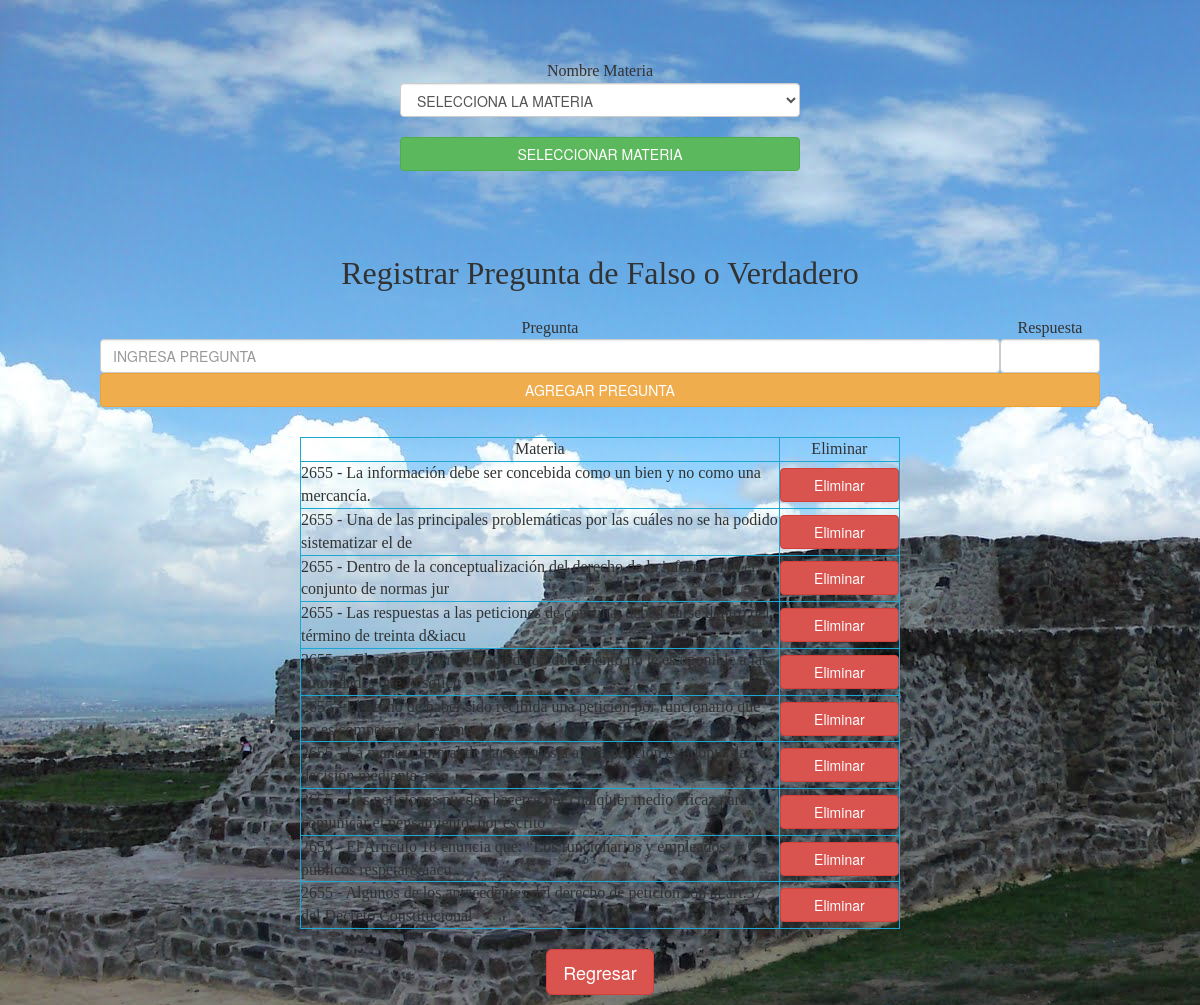
The app's page /controlador/Tareas/operacionpf.php?cn_materia=2655 (signed in) with its own data.
### tables this page shows
CREATE TABLE IF NOT EXISTS `preguntasfv` (
  `id_preguntafv` int(11) NOT NULL AUTO_INCREMENT,
  `id_materia` varchar(6) DEFAULT NULL,
  `preguntafv` varchar(100) DEFAULT NULL,
  `respuestafv` varchar(1) DEFAULT NULL,
  `id_profesor` varchar(9) DEFAULT NULL,
  PRIMARY KEY (`id_preguntafv`),
  KEY `id_materia` (`id_materia`)
);

### controlador/Tareas/operacionpf.php (the view, shortened to what this page needs)
<!DOCTYPE html>
<html lang="es">
<head>
    <link href="../../resources/bootstrap/dist/css/bootstrap.css" rel="stylesheet">
    <link href="../../resources/font-awesome/css/font-awesome.min.css" rel="stylesheet">
    <link rel="stylesheet" type="text/css" href="../../resources/css/sweetalert.css">
</head>
<body background="../../resources/img/acozac2.jpg">
<br/><br/><br/>
<form method="post" name="selmateria">
<table width="400" border="0" align="center">
    <tr>
      <td align="center"><font face="Impact" color="#323232" size="3">Nombre Materia</font><br/></td>
    </tr>
    <tr>
      <td align="center"><select name="cn_materia" required class="form-control">
          <option value="">SELECCIONA LA MATERIA</option>
        </select><br/>
      </td>
    </tr>
    <tr>
      <td align="center"><input type="submit" class="btn btn-success btn-block" name="SELMATERIA" value="SELECCIONAR MATERIA" ></td>
    </tr>
</table>
</form>
<?php
if(isset($_REQUEST['cn_materia'])){
if(isset($_SESSION["matricula"]) and isset($_SESSION['tipo_usuario'])){
	if($_SESSION['tipo_usuario']==1){
		if(isset($_POST['AGREGARPRE'])){
			require("../../entidades/Bases de datos/conexion.php");
			$query="INSERT INTO `generatest`.`preguntasfv` (`id_materia`, `preguntafv`, `respuestafv`, `id_profesor`) VALUES ('".htmlentities($_REQUEST['cn_materia'])."', '".htmlentities($_REQUEST['cn_pregunta'])."', '".htmlentities($_REQUEST['cn_resp'])."', '".htmlentities($_SESSION["matricula"])."');";
			$result = $con-> query($query);
			mysqli_close($con);
			header("location:operacionpf.php?cn_materia=".$_REQUEST['cn_materia']);
		}else{?>
<br/><br/><br/><br/>
<form method="post" name="agregap">
<table width="1000" border="0" align="center">
  <tbody>
    <tr>
      <td colspan="6" align="center"><font face="Impact" color="#323232" size="6">Registrar Pregunta de Falso o Verdadero</font><br/><br/></td>
    </tr>
    <tr>
      <td align="center"><font face="Impact" color="#323232" size="3">Pregunta</font><br/></td>
      <td align="center" width="100"><font face="Impact" color="#323232" size="3">Respuesta</font><br/></td>
    </tr>
    <tr>
      <td align="center"><input type="text" class="form-control" name="cn_pregunta" placeholder="INGRESA PREGUNTA" required></td>
      <td align="center" width="100"><input type="number" class="form-control" name="cn_resp" min="0" max="1" required></td>
    </tr>
    <tr>
      <td align="center" colspan="6"><input type="submit" class="btn btn-warning btn-block" name="AGREGARPRE" value="AGREGAR PREGUNTA" ></td>
    </tr>
  </tbody>
</table>
</form>
<p>&nbsp;</p>
<table width="600" border="1" align="center" bordercolor="#1DA8D3">
  <tbody>
    <tr>
      <td width="390" align="center"><font face="Impact" color="#323232" size="3">Materia</font></td>
      <td width="98" align="center"><font face="Impact" color="#323232" size="3">Eliminar</font></td>
    </tr>
    <?php
	require("../../entidades/Bases de datos/conexion.php");
	$query="SELECT * FROM preguntasfv where id_materia=".$_REQUEST['cn_materia']." and id_profesor='".$_SESSION["matricula"]."'";
	$result = $con-> query($query);
	if(mysqli_num_rows($result)>0)
		while($materia=mysqli_fetch_array($result)){
	?>
    		<tr>
      			<td><font face="Impact" color="#323232" size="3"><?php echo utf8_encode($materia[1]." - ".$materia[2]);?></font></td>
      			<td align="center"><a href="?ELIMINAR=1&<?php echo utf8_encode("cn_pre=".$materia[0]."&cn_materia=".$materia[1]);?>" class="btn btn-danger btn-block">Eliminar</a></td>
    		</tr>
  <?php
		}
}
	?>
  </tbody>
</table>
<?php
	}
}
}
?>
<br>
<p align="center"><a href="../../workflow/Workpage/workspaceP.php" class="btn btn-danger btn-lg">Regresar</a></p>
</body>
</html>

### records on screen
preguntasfv: utf8_encode($materia[1]." - ".$materia[2]) "2655 - La información debe ser concebida como un bien y no como una mercancía."
preguntasfv: utf8_encode($materia[1]." - ".$materia[2]) "2655 - Una de las principales problemáticas por las cuáles no se ha podido sistematizar el de"
preguntasfv: utf8_encode($materia[1]." - ".$materia[2]) "2655 - Dentro de la conceptualización del derecho de la información el conjunto de normas jur"
preguntasfv: utf8_encode($materia[1]." - ".$materia[2]) "2655 - Las respuestas a las peticiones de consulta, deben darse dentro del término de treinta d&iacu"
preguntasfv: utf8_encode($materia[1]." - ".$materia[2]) "2655 - . El carácter de reservado de un documento no le es oponible a las autoridades que lo solicit"
preguntasfv: utf8_encode($materia[1]." - ".$materia[2]) "2655 - El hecho de haber sido recibida una petición por funcionario que no es competente lo exime d"
preguntasfv: utf8_encode($materia[1]." - ".$materia[2]) "2655 - La manera formal de dar respuesta a una petición es adoptar la decisión mediante acto"
preguntasfv: utf8_encode($materia[1]." - ".$materia[2]) "2655 - Las peticiones pueden hacerse por cualquier medio eficaz para comunicar el pensamiento: por escrito"
preguntasfv: utf8_encode($materia[1]." - ".$materia[2]) "2655 - El Artículo 18 enuncia que: “Los funcionarios y empleados públicos respetar&aacu"
preguntasfv: utf8_encode($materia[1]." - ".$materia[2]) "2655 - Algunos de los antecedentes del derecho de petición son al art.37 del Decreto Constitucional"
